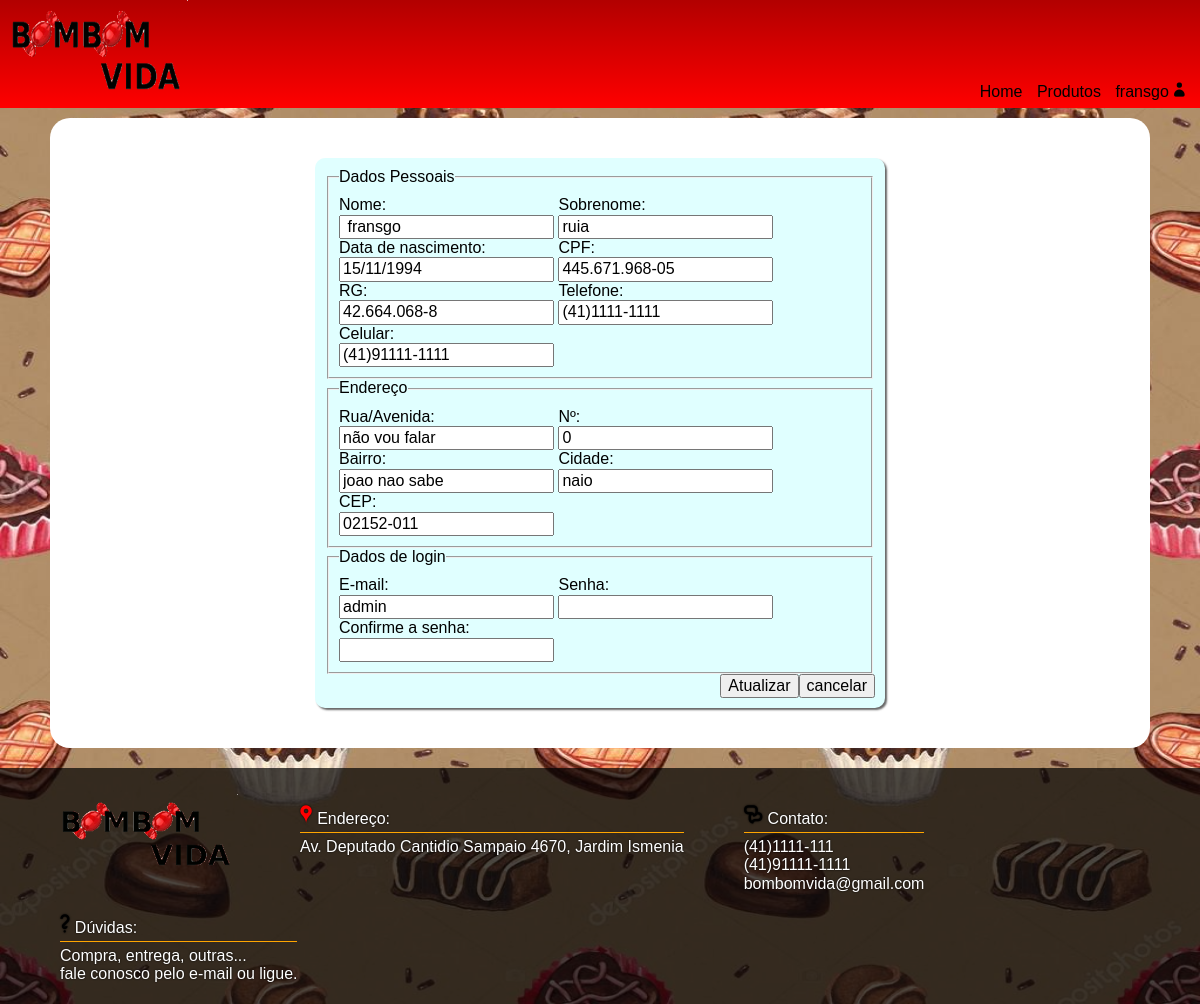
The page /_paginas/cadastro.php (signed in) on the database its author committed.
### tables this page shows
CREATE TABLE `cliente` (
  `id` int(11) NOT NULL AUTO_INCREMENT,
  `id_endereco` int(11) NOT NULL,
  `nome` varchar(50) NOT NULL,
  `data_nasc` date DEFAULT NULL,
  `cpf` char(14) NOT NULL,
  `rg` char(12) NOT NULL,
  `telefone` char(13) DEFAULT NULL,
  `celular` char(14) DEFAULT NULL,
  `email` varchar(40) NOT NULL,
  `senha` varchar(16) NOT NULL,
  `sobrenome` varchar(40) NOT NULL,
  PRIMARY KEY (`id`),
  KEY `id_endereco` (`id_endereco`),
  CONSTRAINT `cliente_ibfk_1` FOREIGN KEY (`id_endereco`) REFERENCES `endereco` (`id`)
);

CREATE TABLE `endereco` (
  `id` int(11) NOT NULL AUTO_INCREMENT,
  `rua` varchar(30) NOT NULL,
  `numero` smallint(4) NOT NULL,
  `bairro` varchar(20) NOT NULL,
  `cidade` varchar(20) NOT NULL,
  `cep` char(9) NOT NULL,
  PRIMARY KEY (`id`)
);

### _paginas/cadastro.php (called while the page is built, shortened)
<?php
	include "../_classes/banco.php";
	include "../_classes/cliente.php";
	include "../_classes/helpers.php";
	$helper = new Helpers();
	$cliente = new Cliente($mysqli);
	if(isset($_SESSION['id']) && $_SESSION['id'] > 0){
		$cliente->buscar_cliente($_SESSION['id']);
	}
	include "_template/cadastro_temp.php";
?>

### _classes/cliente.php (called while the page is built, shortened)
<?php
class Cliente{
	private $id;
	private $nome;
	private $sobrenome;
	private $data_nasc;
	private $cpf;
	private $rg;
	private $telefone;
	private $celular;
	private $email;
	private $rua;
	private $numero;
	private $bairro;
	private $cidade;
	private $cep;
	private $mysqli;
	function __construct($novo_mysqli)
	{
		$this->mysqli = $novo_mysqli;
		$this->id = 0;
		$this->nome = "";
		$this->sobrenome = "";
		$this->data_nasc = "";
		$this->cpf = "";
		$this->rg = "";
		$this->email = "";
		$this->telefone = "";
		$this->celular = "";
		$this->rua = "";
		$this->bairro = "";
		$this->numero = "";
		$this->cidade = "";
		$this->cep = "";
	}
	public function get_id(){
		return $this->id;
	}
	public function get_nome(){
		return $this->nome;
	}
	public function get_sobrenome(){
		return $this->sobrenome;
	}
	public function get_dataNasc(){
		return $this->data_nasc;
	}
	public function get_cpf(){
		return $this->cpf;
	}
	public function get_rg(){
		return $this->rg;
	}
	public function get_email(){
		return $this->email;
	}
	public function get_telefone(){
		return $this->telefone;
	}
	public function get_celular(){
		return $this->celular;
	}
	public function get_rua(){
		return $this->rua;
	}
	public function get_numero(){
		return $this->numero;
	}
	public function get_bairro(){
		return $this->bairro;
	}
	public function get_cidade(){
		return $this->cidade;
	}
	public function get_cep(){
		return $this->cep;
	}
	public function buscar_cliente($id){
		$sqlBusca ="SELECT cliente.id, cliente.nome, cliente.data_nasc, cliente.cpf, cliente.rg, cliente.telefone, cliente.celular, cliente.email, cliente.sobrenome, cliente.id_endereco, endereco.rua, endereco.numero, endereco.bairro, endereco.cidade, endereco.cep FROM cliente INNER JOIN endereco ON cliente.id_endereco = endereco.id WHERE cliente.id = {$id};";
		$resultado = $this->mysqli->query($sqlBusca);
		while($cliente = mysqli_fetch_assoc($resultado)){
			$this->id = $cliente['id'];
			$this->nome = $cliente['nome'];
			$this->sobrenome = $cliente['sobrenome'];
			$this->data_nasc = $cliente['data_nasc'];
			$this->cpf = $cliente['cpf'];
			$this->rg = $cliente['rg'];
			$this->telefone = $cliente['telefone'];
			$this->celular = $cliente['celular'];
			$this->email = $cliente['email'];
			$this->rua = $cliente['rua'];
			$this->numero = $cliente['numero'];
			$this->bairro = $cliente['bairro'];
			$this->cidade = $cliente['cidade'];
			$this->cep = $cliente['cep'];
		}
		return true;
	}
}
?>

### _classes/helpers.php (called while the page is built, shortened)
<?php
class Helpers
{
	function traduz_data_para_exibir($data){
		$dados = explode("-", $data);
		$data_exibir = "{$dados[2]}/{$dados[1]}/{$dados[0]}";
		return $data_exibir;
	}
}
?>

### _paginas/_template/cadastro_temp.php (the view, shortened to what this page needs)
<!DOCTYPE html>
<html>
<head>
	<link rel="stylesheet" type="text/css" href="../_css/bombomvida.css" />
	<link rel="stylesheet" type="text/css" href="../_css/cadastro.css"/>
	<link rel="stylesheet" type="text/css" href="../_css/normalize.css" />
</head>
<body>
<nav id="menu">
	<h1><img src="../_imagens/logo.gif" /></h1>
	<ul>
		<li><a href="home.php">Home</a></li>
		<li><a href="produtos.php">Produtos</a></li>
		<li>
		<?php if($cliente->get_id() > 0) : ?>
			<a href="" class="logado"><?php echo $cliente->get_nome(); ?></a>
		</li>
		<?php else : ?>
			<a id="logar" href="">Logar</a>
			</li>
		<?php endif; ?>
	</ul>
</nav>
<div id="container">
	<section>
		<form method="post" id="form_cadastro" class="clear-fix">
			<fieldset>
				<legend>Dados Pessoais</legend>
				<label>
					Nome:
					<input type="text" name="nome" required="required" value="<?php echo $cliente->get_nome(); ?>" />
				</label>
				<label>
					Sobrenome:
					<input type="text" name="sobrenome" required="required" value="<?php echo $cliente->get_sobrenome(); ?>"/>
				</label>
				<label>
					Data de nascimento:
					<input type="text" name="data" required="required" value="<?php echo (strlen($cliente->get_dataNasc()) > 0) ? $helper->traduz_data_para_exibir($cliente->get_dataNasc()) : ""; ?>"/>
				</label>
				<label>
					CPF:
					<input type="text" name="cpf" required="required" value="<?php echo $cliente->get_cpf(); ?>"/>
				</label>
				<label>
					RG:
					<input type="text" name="rg" required="required" value="<?php echo $cliente->get_rg(); ?>"/>
				</label>
				<label>
					Telefone:
					<input type="text" name="telefone" required="required" value="<?php echo $cliente->get_telefone(); ?>"/>
				</label>
				<label>
					Celular:
					<input type="text" name="celular" required="required" value="<?php echo $cliente->get_celular(); ?>"/>
				</label>
			</fieldset>
			<fieldset>
				<legend>Endereço</legend>
				<label>
					Rua/Avenida:
					<input type="text" name="rua" required="required" value="<?php echo $cliente->get_rua(); ?>"/>
				</label>
				<label>
					Nº:
					<input type="text" name="numero" required="required" value="<?php echo $cliente->get_numero(); ?>"/>
				</label>
				<label>
					Bairro:
					<input type="text" name="bairro" required="required" value="<?php echo $cliente->get_bairro(); ?>"/>
				</label>
				<label>
					Cidade:
					<input type="text" name="cidade" required="required" value="<?php echo $cliente->get_cidade(); ?>"/>
				</label>
				<label>
					CEP:
					<input type="text" name="cep" required="required" value="<?php echo $cliente->get_cep(); ?>"/>
				</label>
			</fieldset>
			<fieldset>
				<legend>Dados de login</legend>
				<label>
					E-mail:
					<input type="text" name="email" required="required" value="<?php echo $cliente->get_email(); ?>"/>
				</label>
				<label>
					Senha:
					<input type="password" name="senha" required="required"/>
				</label>
				<label>
					Confirme a senha:
					<input type="password" name="senhaRep" required="required"/>
				</label>
			</fieldset>
			<a href="home.php"><input class="alinhado_direita" type="button" name="" value="cancelar" /></a>
			<input class="alinhado_direita" type="submit" name="" value="<?php echo ($cliente->get_id() > 0)? "Atualizar" : "Cadastrar" ?>"/>
		</form>
	</section>
</div>
<footer id="rodape" class="clear-fix">
	<figure>
		<img src="../_imagens/logo.gif">
	</figure>
	<ul>
		<li class="endereco iconeFooter">Endereço: </li>
		<li>Av. Deputado Cantidio Sampaio 4670, Jardim Ismenia</li>
	</ul>
	<ul>
		<li class="contato iconeFooter">Contato: </li>
		<li>(41)1111-111</li>
		<li>(41)91111-1111</li>
		<li>bombomvida@gmail.com</li>
	</ul>
	<ul>
		<li class="duvida iconeFooter">Dúvidas: </li>
		<li>Compra, entrega, outras...</li>
		<li>fale conosco pelo e-mail ou ligue.</li>
	</ul>
</footer>
</body>
</html>

### _css/bombomvida.css (style rules this page uses)
body { font-family: arial; background-image: url("../_imagens/fundo_web2.jpg"); background-size: 100% 100%; background-repeat: none; }
#container { width: 90%; margin: 10px auto; padding: 10px; background-color: #FFF; border-radius: 20px; }
#menu h1 { display: inline; }
#menu img { width: 200px; height: 100px; }
#menu { background-color:#F00; background-image:linear-gradient(to bottom, rgba(0,0,0,.3), #F00); position: relative; }
#menu ul { margin: 0; position: absolute; right: 10px; bottom: 0px; }
#menu ul li { display: inline-block; padding: 5px; position: relative; }
#menu ul li a { text-decoration: none; color: #000; transition: 0.5s; }
#rodape { background-color: rgba(0,0,0,0.7); color: white; text-shadow: 0px 0px 2px #000; padding: 10px; margin-top: 20px; }
#rodape { display: block; }
#rodape img { float: left; width: 200px; }
#rodape ul { float: left; display: inline-block; margin: 10px 10px; }
#rodape ul li { list-style: none; }
#rodape ul li:first-child { border-bottom: 1px solid #FFA500; margin-bottom: 5px; }
.iconeFooter::before { font-family: Iconic_fill; font-size: 18pt; display: inline; margin-right: 5px; }
.endereco::before { color: #FF0000; content: "\e068"; }
.contato::before { color: #000; content: "\e05e"; }
.duvida::before { color: #000; content: "\003f"; }
.clear-fix::before, .clear-fix::after { display: block; content: " "; }
.clear-fix::after { clear: both; }
.logado::after { font-family: Iconic_fill; font-size: 14pt; display: inline; margin-left: 5px; content: "\e062"; }

### _css/cadastro.css (style rules this page uses)
#form_cadastro { width: 550px; margin: 30px auto; padding: 10px; background-color: #E0FFFF; border-radius: 10px; box-shadow: 2px 2px 2px rgba(0,0,0,0.6); }
#form_cadastro label { display: inline-block; }
#form_cadastro fieldset { padding: 10px; }
#form_cadastro fieldset input { display: block; }
#form_cadastro a { text-decoration: none; }
.alinhado_direita { float: right; }

### rows shown on the page
cliente: nome "fransgo", sobrenome "ruia", data "15/11/1994", cpf "445.671.968-05", rg "42.664.068-8", telefone "(41)1111-1111", celular "(41)91111-1111", rua "não vou falar", numero "0", bairro "joao nao sabe", cidade "naio", cep "02152-011", email "admin", id "Atualizar"
